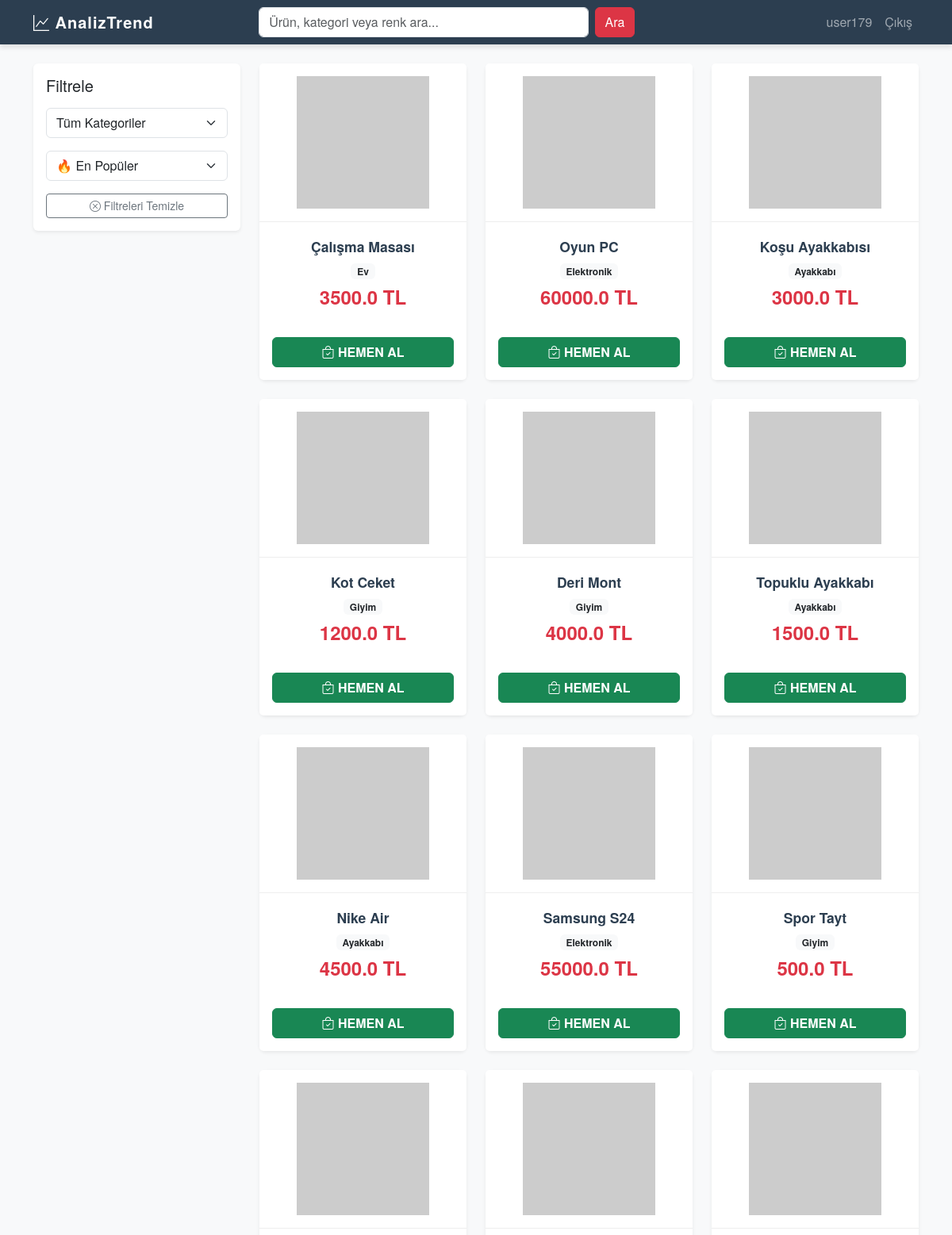
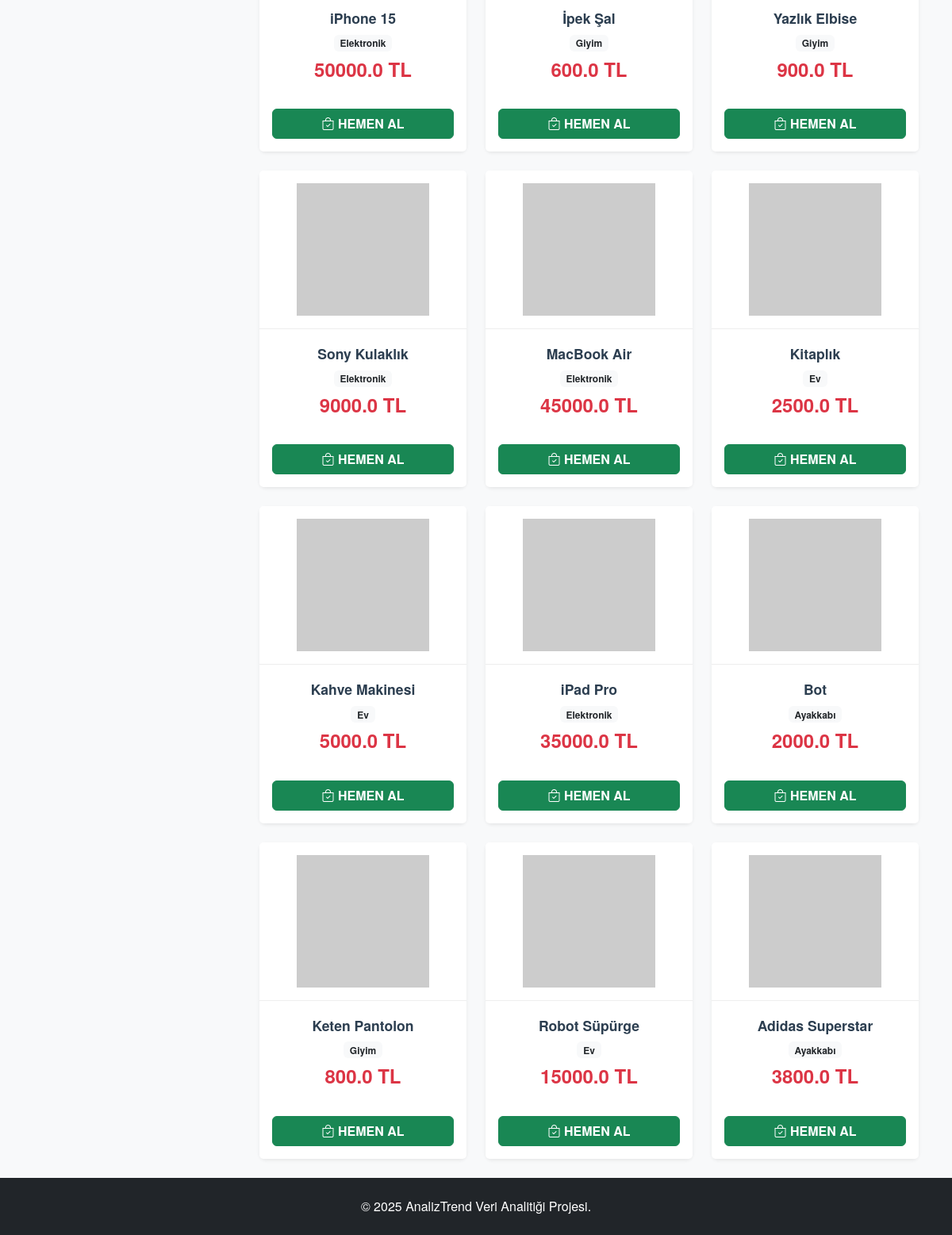
Page / (signed in) on the committed database (2 pictures, top to bottom).
### scripts/data.py (models this page shows, shortened)
class User(UserMixin, db.Model):
    id = db.Column(db.Integer, primary_key=True)
    username = db.Column(db.String(100), unique=True, nullable=False)
    password_hash = db.Column(db.String(200), nullable=False)
    is_admin = db.Column(db.Boolean, default=False)
    gender = db.Column(db.String(10))
    birth_date = db.Column(db.Date)
    education = db.Column(db.String(50))
    city = db.Column(db.String(50))
    job = db.Column(db.String(50))

class Product(db.Model):
    id = db.Column(db.Integer, primary_key=True)
    name = db.Column(db.String(200), nullable=False)
    category = db.Column(db.String(100), nullable=False)
    price = db.Column(db.Float, nullable=False)

### app.py (the view)
@app.route("/")
def index():
    return data_man.index()

### app.py (called while the page is built)
@login_manager.user_loader
def load_user(user_id):
    return user_man.load_user(user_id)

### scripts/user_man.py (called while the page is built)
def load_user(user_id):
    return User.query.get(int(user_id))

### templates/index.html (shortened to what this page needs)
{% extends 'layout.html' %}
{% block content %}
<div class="row">
    <div class="col-md-3 mb-4">
        <div class="card p-3 border-0 shadow-sm">
            <h5 class="mb-3">Filtrele</h5>
            <form action="{{ url_for('index') }}">
                <select name="category" class="form-select mb-3" onchange="this.form.submit()">
                    <option value="">Tüm Kategoriler</option>
                </select>
                <select name="sort" class="form-select mb-3" onchange="this.form.submit()">
                    <option value="" {% if not current_filters.sort %}selected{% endif %}>🔥 En Popüler</option>
                </select>
                <a href="{{ url_for('index') }}" class="btn btn-outline-secondary w-100 btn-sm"><i class="bi bi-x-circle"></i> Filtreleri Temizle</a>
            </form>
        </div>
    </div>
    <div class="col-md-9">
        <div class="row row-cols-1 row-cols-md-3 g-4">
            {% for item in products %}
            <div class="col">
                <div class="card h-100 border-0 shadow-sm product-card">
                    <a href="{{ url_for('product_detail', product_id=item.obj.id) }}" class="text-decoration-none text-dark">
                        <img src="{{ item.img }}" class="card-img-top p-3" alt="{{ item.obj.name }}">
                        <div class="card-body text-center">
                            <h5 class="card-title fw-bold">{{ item.obj.name }}</h5>
                            <span class="badge bg-light text-dark mb-2">{{ item.obj.category }}</span>
                            <h4 class="text-danger fw-bold">{{ item.obj.price }} TL</h4>
                        </div>
                    </a>
                    <div class="card-footer bg-white border-0 pb-3 px-3">
                        <button onclick="quickBuy({{ item.obj.id }}, '{{ item.obj.name }}')" class="btn btn-success w-100 fw-bold">
                            <i class="bi bi-bag-check"></i> HEMEN AL
                        </button>
                    </div>
                </div>
            </div>
            {% endfor %}
        </div>
    </div>
</div>
{% endblock %}

### templates/layout.html (shortened to what this page needs)
<!DOCTYPE html>
<html lang="tr">
  <head>
    <link
      href="https://cdn.jsdelivr.net/npm/bootstrap@5.3.3/dist/css/bootstrap.min.css"
      rel="stylesheet"
    />
    <link
      href="https://cdn.jsdelivr.net/npm/bootstrap-icons/font/bootstrap-icons.css"
      rel="stylesheet"
    />
    <link
      rel="stylesheet"
      href="{{ url_for('static', filename='css/style.css') }}"
    />
  </head>
  <body class="d-flex flex-column min-vh-100">
    <nav class="navbar navbar-expand-lg navbar-dark bg-dark sticky-top">
      <div class="container">
        <a class="navbar-brand fw-bold" href="{{ url_for('index') }}"
          ><i class="bi bi-graph-up"></i> AnalizTrend</a
        >
        <div class="collapse navbar-collapse" id="navbarNav">
          <form class="d-flex mx-auto col-lg-6" action="{{ url_for('index') }}">
            <input
              class="form-control me-2"
              type="search"
              name="q"
              placeholder="Ürün, kategori veya renk ara..."
              value="{{ current_filters.q if current_filters else '' }}"
            />
            <button class="btn btn-danger" type="submit">Ara</button>
          </form>
          <ul class="navbar-nav ms-auto align-items-center">
             {% if current_user.is_authenticated %}
            <li class="nav-item">
              <a class="nav-link" href="#">{{ current_user.username }}</a>
            </li>
            <li class="nav-item">
              <a class="nav-link" href="{{ url_for('logout') }}">Çıkış</a>
            </li>
            {% endif %}
          </ul>
        </div>
      </div>
    </nav>
    <div class="container my-4 flex-grow-1">
      {% block content %}{% endblock %}
    </div>
    <footer class="bg-dark text-white text-center p-4 mt-auto">
      <p class="mb-0">&copy; 2025 AnalizTrend Veri Analitiği Projesi.</p>
    </footer>
  </body>
</html>

### static/css/style.css (style rules this page uses)
:root { --primary: #2c3e50; --secondary: #e67e22; --accent: #3498db; --light: #ecf0f1; --dark: #2c3e50; --success: #27ae60; }
body { background-color: #f8f9fa; font-family: 'Helvetica Neue', Helvetica, Arial, sans-serif; color: #333; }
.navbar { background-color: var(--primary) !important; box-shadow: 0 4px 6px rgba(0,0,0,0.1); }
.navbar-brand { font-weight: 700; letter-spacing: 1px; }
.product-card { border: none; border-radius: 8px; background: #fff; transition: transform 0.2s, box-shadow 0.2s; box-shadow: 0 2px 5px rgba(0,0,0,0.05); height: 100%; }
.product-card .card-img-top { height: 200px; object-fit: contain; padding: 15px; background: #fff; border-bottom: 1px solid #eee; }
.product-card .card-body { padding: 1.25rem; text-align: center; }
.product-card .card-title { font-size: 1.1rem; font-weight: 600; margin-bottom: 0.5rem; color: var(--dark); }

### rows in the picture
User: username "user179"
Product: obj.name "Çalışma Masası", obj.category "Ev", obj.price "3500.0"
Product: obj.name "Oyun PC", obj.category "Elektronik", obj.price "60000.0"
Product: obj.name "Koşu Ayakkabısı", obj.category "Ayakkabı", obj.price "3000.0"
Product: obj.name "Kot Ceket", obj.category "Giyim", obj.price "1200.0"
Product: obj.name "Deri Mont", obj.category "Giyim", obj.price "4000.0"
Product: obj.name "Topuklu Ayakkabı", obj.category "Ayakkabı", obj.price "1500.0"
Product: obj.name "Nike Air", obj.category "Ayakkabı", obj.price "4500.0"
Product: obj.name "Samsung S24", obj.category "Elektronik", obj.price "55000.0"
Product: obj.name "Spor Tayt", obj.category "Giyim", obj.price "500.0"
Product: obj.name "iPhone 15", obj.category "Elektronik", obj.price "50000.0"
Product: obj.name "İpek Şal", obj.category "Giyim", obj.price "600.0"
Product: obj.name "Yazlık Elbise", obj.category "Giyim", obj.price "900.0"
Product: obj.name "Sony Kulaklık", obj.category "Elektronik", obj.price "9000.0"
Product: obj.name "MacBook Air", obj.category "Elektronik", obj.price "45000.0"
Product: obj.name "Kitaplık", obj.category "Ev", obj.price "2500.0"
Product: obj.name "Kahve Makinesi", obj.category "Ev", obj.price "5000.0"
Product: obj.name "iPad Pro", obj.category "Elektronik", obj.price "35000.0"
Product: obj.name "Bot", obj.category "Ayakkabı", obj.price "2000.0"
Product: obj.name "Keten Pantolon", obj.category "Giyim", obj.price "800.0"
Product: obj.name "Robot Süpürge", obj.category "Ev", obj.price "15000.0"
Product: obj.name "Adidas Superstar", obj.category "Ayakkabı", obj.price "3800.0"
